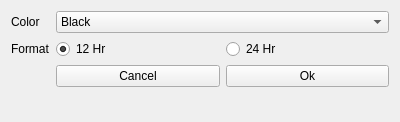
<?xml version="1.0" encoding="UTF-8"?>
<ui version="4.0">
 <class>preference</class>
 <widget class="QWidget" name="preference">
  <property name="geometry">
   <rect>
    <x>0</x>
    <y>0</y>
    <width>400</width>
    <height>122</height>
   </rect>
  </property>
  <property name="windowTitle">
   <string>Form</string>
  </property>
  <layout class="QFormLayout" name="formLayout">
   <item row="0" column="0">
    <widget class="QLabel" name="colorLabel">
     <property name="text">
      <string>Color</string>
     </property>
    </widget>
   </item>
   <item row="0" column="1">
    <widget class="QComboBox" name="colorBox">
     <item>
      <property name="text">
       <string>Black</string>
      </property>
     </item>
     <item>
      <property name="text">
       <string>Yellow</string>
      </property>
     </item>
     <item>
      <property name="text">
       <string>Green</string>
      </property>
     </item>
     <item>
      <property name="text">
       <string>Red</string>
      </property>
     </item>
    </widget>
   </item>
   <item row="1" column="1">
    <layout class="QHBoxLayout" name="horizontalLayout">
     <item>
      <widget class="QRadioButton" name="radioButton_12">
       <property name="autoFillBackground">
        <bool>false</bool>
       </property>
       <property name="text">
        <string>12 Hr</string>
       </property>
       <property name="checked">
        <bool>true</bool>
       </property>
      </widget>
     </item>
     <item>
      <widget class="QRadioButton" name="radioButton_24">
       <property name="text">
        <string>24 Hr</string>
       </property>
      </widget>
     </item>
    </layout>
   </item>
   <item row="1" column="0">
    <widget class="QLabel" name="formatLabel">
     <property name="text">
      <string>Format</string>
     </property>
    </widget>
   </item>
   <item row="2" column="1">
    <layout class="QHBoxLayout" name="horizontalLayout_2">
     <item>
      <widget class="QPushButton" name="cancelButton">
       <property name="text">
        <string>Cancel</string>
       </property>
      </widget>
     </item>
     <item>
      <widget class="QPushButton" name="okButton">
       <property name="text">
        <string>Ok</string>
       </property>
      </widget>
     </item>
    </layout>
   </item>
  </layout>
 </widget>
 <resources/>
 <connections/>
</ui>
